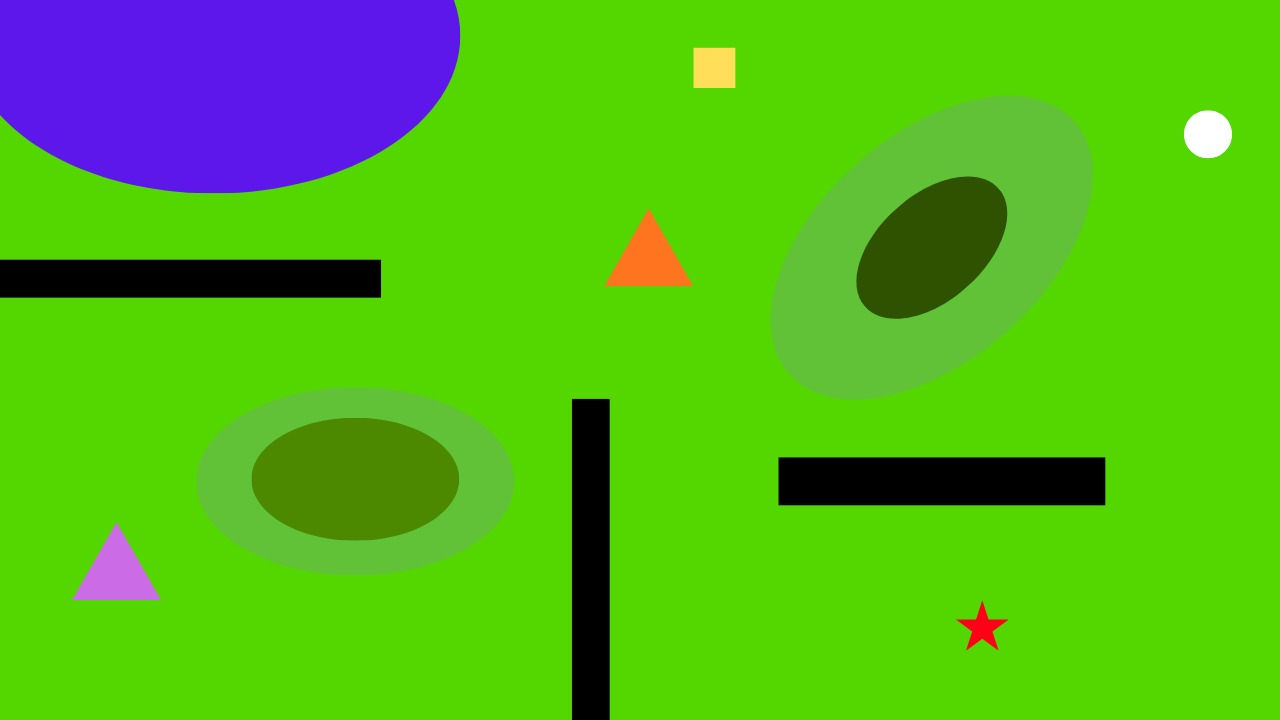
#> input picture Images/IMG-20260831-WA0025.jpg, 1280 x 720 px
$ python Interpretter2.py
#> lines starting #> are read from the running program, lines starting #| are printed output that depends on the picture; after the words box and inside, x2 and y2 are one past the last pixel; in counts of white or black regions, pixels touching at a corner belong together
### palette.py
"""
palette.py — turn a JPEG-noisy image into clean class labels.

The input images are drawings saved as JPEG. JPEG compression smears
colours, so a drawing that should contain ~10 flat colours actually
contains thousands of near-duplicates. Exact colour matching fails.

Instead we list the true colours, then relabel every pixel as whichever
listed colour it sits closest to. Edge and compression noise gets
absorbed into whichever region it is nearest.
"""

import numpy as np

# Each class maps to the raw RGB values that belong to it.
# A class can own several colours - light green appears both as plain
# green and as a paler variant near the large ellipses.
CLASS_COLOURS = {
    "light_green": [(84, 215, 0), (97, 194, 55)],
    "mid_green":   [(76, 137, 0)],
    "dark_green":  [(47, 82, 0)],
    "blue":        [(93, 23, 235)],
    "black":       [(0, 0, 0)],
    "orange":      [(255, 116, 31)],
    "purple":      [(203, 107, 230)],
    "red":         [(251, 2, 23)],
    "yellow":      [(255, 222, 89)],
    "white":       [(255, 255, 255)],
}

# Class names in a fixed order. A pixel's label is an index into this
# list, so the order must stay stable once you save any output.
CLASSES = list(CLASS_COLOURS.keys())
CLASS_INDEX = {name: i for i, name in enumerate(CLASSES)}

# Flatten the dictionary into two parallel arrays:
#   REF_COLOURS[i] is a raw RGB value
#   REF_LABELS[i]  is the class that colour belongs to
_refs, _labels = [], []
for name, colours in CLASS_COLOURS.items():
    for c in colours:
        _refs.append(c)
        _labels.append(CLASS_INDEX[name])

REF_COLOURS = np.array(_refs, dtype=np.int32)     # (R, 3)
REF_LABELS = np.array(_labels, dtype=np.uint8)    # (R,)

# Terrain properties, used later for path cost and elevation reporting.
SPEED = {"light_green": 20.0, "mid_green": 15.0, "dark_green": 10.0}
LEVEL = {"light_green": 0, "mid_green": 1, "dark_green": 2}

CASUALTY_COLOURS = ("red", "yellow", "white")
SEVERITY = {"red": 3, "yellow": 2, "white": 1}


def snap(img):
    """Relabel every pixel as its nearest reference colour's class.

    img     : (H, W, 3) uint8 array in RGB order
    returns : (H, W) uint8 array of class indices into CLASSES
    """
    if img.ndim != 3 or img.shape[2] != 3:
        raise ValueError(f"expected an (H, W, 3) RGB image, got {img.shape}")

    h, w, _ = img.shape

    # Cast to int32 before subtracting. In uint8, 84 - 215 wraps around
    # to 125 instead of going negative, which would silently corrupt
    # every distance we compute.
    flat = img.reshape(-1, 1, 3).astype(np.int32)          # (N, 1, 3)

    # Squared distance from each pixel to each reference colour.
    # Broadcasting (N,1,3) against (1,R,3) gives (N,R,3), summed to (N,R).
    # We skip the square root: the nearest colour by squared distance is
    # the same one as by true distance, so it would be wasted work.
    dist = ((flat - REF_COLOURS.reshape(1, -1, 3)) ** 2).sum(axis=2)

    nearest = dist.argmin(axis=1)                           # (N,)
    return REF_LABELS[nearest].reshape(h, w)


# [35 lines left out: functions snap_in_chunks, to_rgb, summarise, not called in this run]

### casualties.py

import cv2
import numpy as np
from palette import CLASS_INDEX, SEVERITY, LEVEL, CASUALTY_COLOURS


MIN_AREA = 80

AGE_SCORE = {"circle": 3, "square": 2, "star": 1}
AGE_GROUP = {"circle": "children", "square": "senior", "star": "adult"}

TERRAIN = ("light_green", "mid_green", "dark_green")


def classify_shape(contour, area):
    """Return 'circle', 'square' or 'star' for one blob outline."""
    perimeter = cv2.arcLength(contour, closed=True)
    if perimeter == 0:
        return "circle"

    hull_area = cv2.contourArea(cv2.convexHull(contour))
    solidity = area / hull_area if hull_area > 0 else 1.0
    circularity = 4 * np.pi * area / (perimeter ** 2)


    if solidity < 0.75:
        return "star"


    return "circle" if circularity > 0.87 else "square"


def terrain_under(labels, blob_mask):
    """Which terrain a blob is standing on, judged by the ring around it."""
    kernel = np.ones((9, 9), np.uint8)
    grown = cv2.dilate(blob_mask, kernel, iterations=2)
    ring = (grown > 0) & (blob_mask == 0)

    best_name, best_count = "light_green", 0
    for name in TERRAIN:
        count = int(((labels == CLASS_INDEX[name]) & ring).sum())
        if count > best_count:
            best_name, best_count = name, count
    return best_name


def find_casualties(labels):
    """Return a list of dicts, one per casualty."""
    found = []

    for colour in CASUALTY_COLOURS:
        colour_mask = (labels == CLASS_INDEX[colour]).astype(np.uint8)

        colour_mask = cv2.morphologyEx(
            colour_mask, cv2.MORPH_CLOSE, np.ones((3, 3), np.uint8))

        n, comp, stats, centroids = cv2.connectedComponentsWithStats(
            colour_mask, connectivity=8)


        for i in range(1, n):
            area = int(stats[i, cv2.CC_STAT_AREA])
            if area < MIN_AREA:
                continue

            blob = (comp == i).astype(np.uint8)
            contours, _ = cv2.findContours(
                blob, cv2.RETR_EXTERNAL, cv2.CHAIN_APPROX_SIMPLE)
            if not contours:
                continue

            shape = classify_shape(max(contours, key=cv2.contourArea), area)
            terrain = terrain_under(labels, blob)

            severity = SEVERITY[colour]
            age = AGE_SCORE[shape]

            found.append({
                "colour": colour,
                "shape": shape,
                "age_group": AGE_GROUP[shape],
                "severity_score": severity,
                "age_score": age,
                "priority": severity * age,
                "x": int(round(centroids[i][0])),
                "y": int(round(centroids[i][1])),
                "level": LEVEL[terrain],
                "area": area,
            })

    return found


def find_marker(labels, colour):
    """Centre of the orange or purple triangle."""
    m = (labels == CLASS_INDEX[colour]).astype(np.uint8)
    n, comp, stats, centroids = cv2.connectedComponentsWithStats(m, 8)
    if n < 2:
        raise ValueError(f"no {colour} marker found")


    best = 1 + int(np.argmax(stats[1:, cv2.CC_STAT_AREA]))
    return int(round(centroids[best][0])), int(round(centroids[best][1]))

### Interpretter2.py
import cv2, json
from palette import snap
from casualties import find_casualties, find_marker

img = cv2.cvtColor(cv2.imread("Images/IMG-20260831-WA0025.jpg"), cv2.COLOR_BGR2RGB)
labels = snap(img)

people = find_casualties(labels)
#> the loop in find_casualties, `for colour in CASUALTY_COLOURS:` made 3 passes
#> (n, stats, centroids) on passes 1, 3: (2, [[0, 0, 1280, 720, 920810], [959, 604, 47, 45, 790]], [[639.2, 359.3], [981.8, 627.7]]), (2, [[0, 0, 1280, 720, 919820], [1184, 111, 48, 47, 1780]], [[638.4, 359.9], [1207.5, 133.8]])
#> n on pass 2: 31
#> pass 1, in find_casualties, `colour_mask = (labels == CLASS_INDEX[colour]).astype(np.uint8)`:
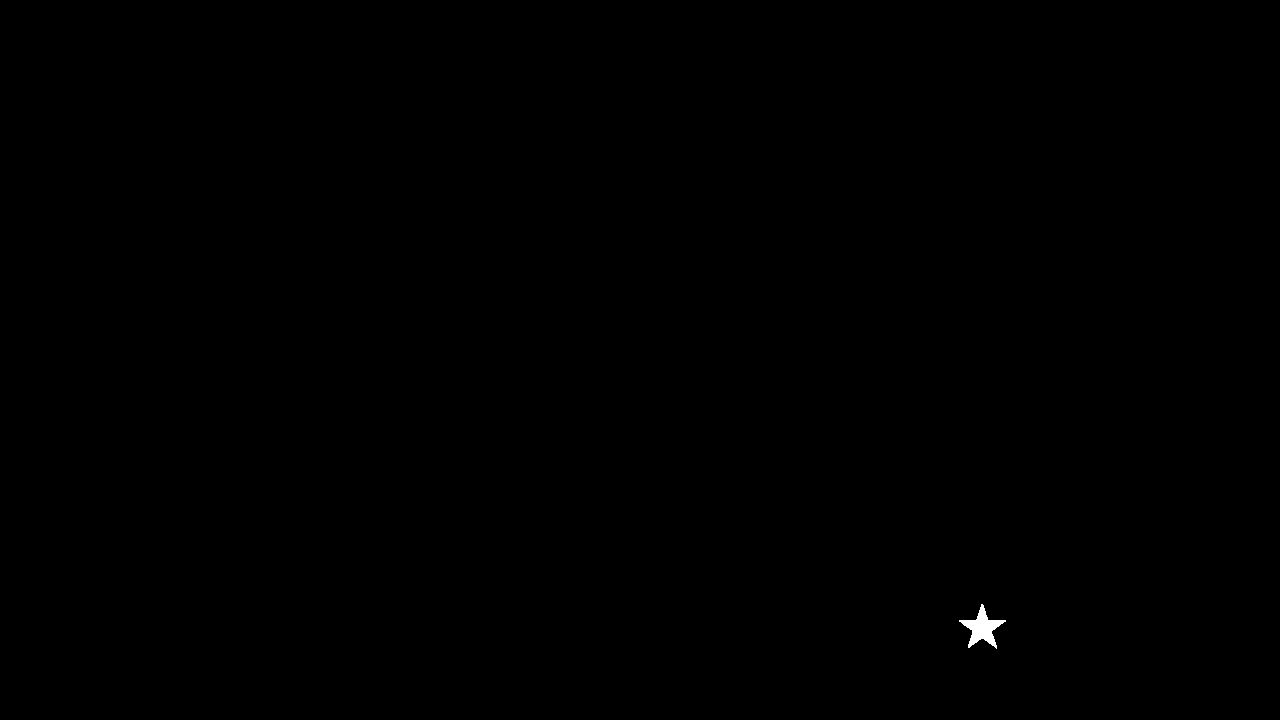
#> colour_mask: shape (720, 1280); values 0 (black) and 1 (white), 0.09% white; 1 white region, box (x1, y1, x2, y2) and area: (959, 604, 1006, 649) 790
#> pass 1, in terrain_under, `grown = cv2.dilate(blob_mask, kernel, iterations=2)`:
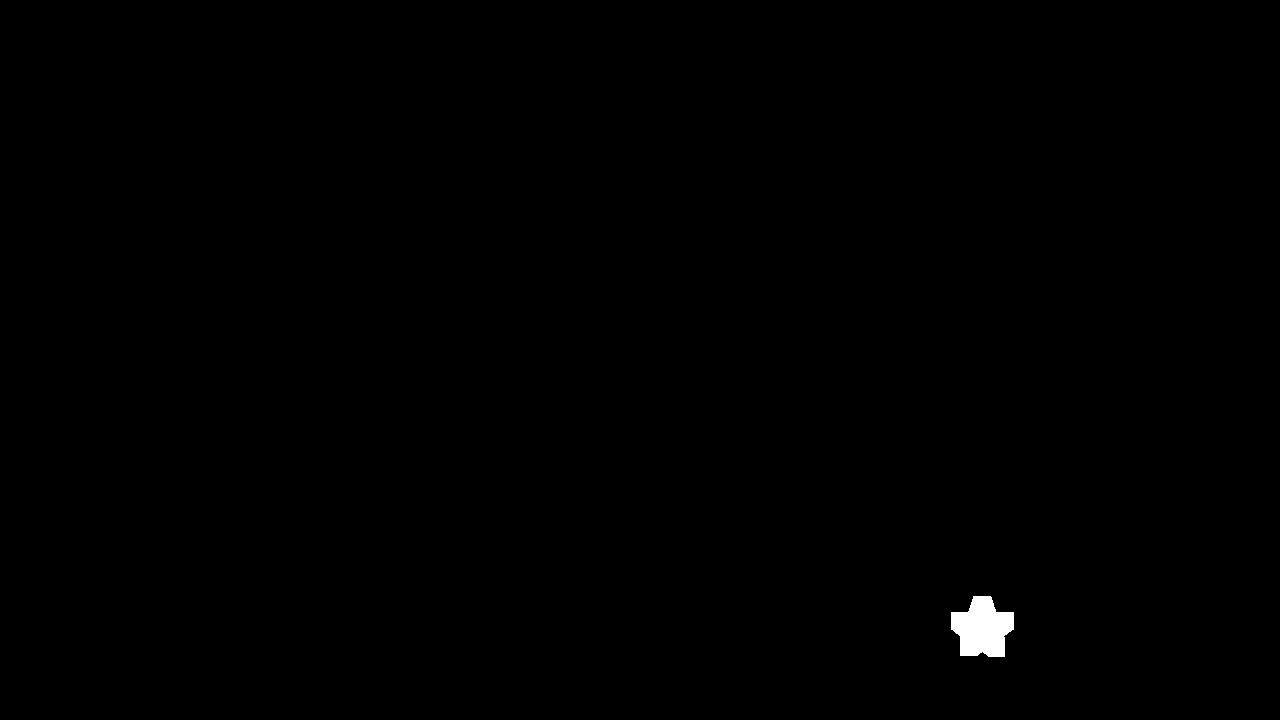
#> grown: shape (720, 1280); values 0 (black) and 1 (white), 0.29% white; 1 white region, box (x1, y1, x2, y2) and area: (951, 596, 1014, 657) 2713
#> after the loop in find_casualties, `for colour in CASUALTY_COLOURS:`:
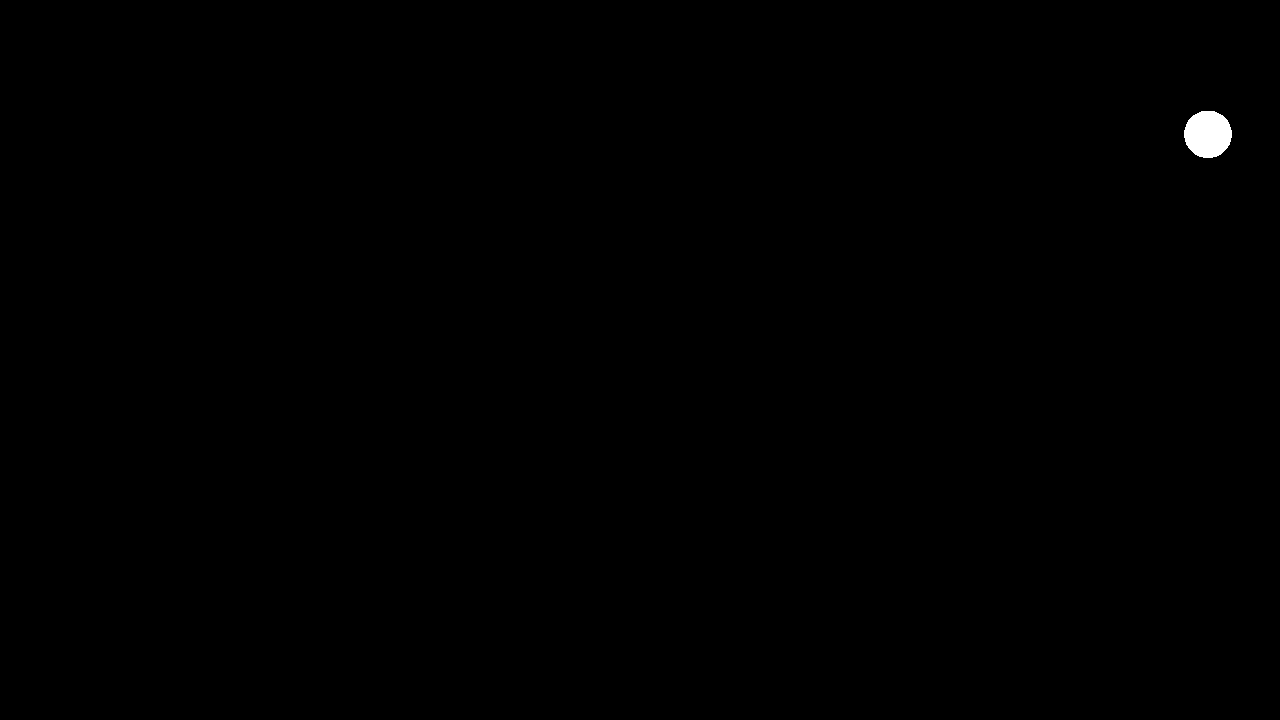
#> blob: shape (720, 1280); values 0 (black) and 1 (white), 0.19% white; 1 white region, box (x1, y1, x2, y2) and area: (1184, 111, 1232, 158) 1780
#> after the loop in find_casualties, `for colour in CASUALTY_COLOURS:`: found = 3 items
#> people = 3 items
start = find_marker(labels, "orange")
#> in find_marker, `m = (labels == CLASS_INDEX[colour]).astype(np.uint8)`: m: shape (720, 1280); values 0 (black) and 1 (white), 0.38% white; 31 white regions (30 under 20 px), largest, box (x1, y1, x2, y2) and area: (606, 210, 692, 286) 3412
#> in find_marker, `n, comp, stats, centroids = cv2.connectedComponentsWithStats(m, 8)`: comp: shape (720, 1280) int32; 32 distinct labels, from 0 to 31
#> in find_marker, `n, comp, stats, centroids = cv2.connectedComponentsWithStats(m, 8)`: n = 32; stats = 32 rows, first 6: [0, 0, 1280, 720, 918120], [606, 210, 86, 76, 3412], [983, 603, 1, 2, 2], [980, 604, 1, 3, 3], [985, 609, 1, 2, 2], [978, 610, 1, 3, 3]; centroids = 32 pairs, first value 639.4 to 1003, second value 259.7 to 647
#> in find_marker, `best = 1 + int(np.argmax(stats[1:, cv2.CC_STAT_AREA]))`: best = 1
#> start = (648, 260)
goal = find_marker(labels, "purple")
#> call 2 of find_marker, with colour = 'purple'
#> in find_marker (call 2), `m = (labels == CLASS_INDEX[colour]).astype(np.uint8)`:
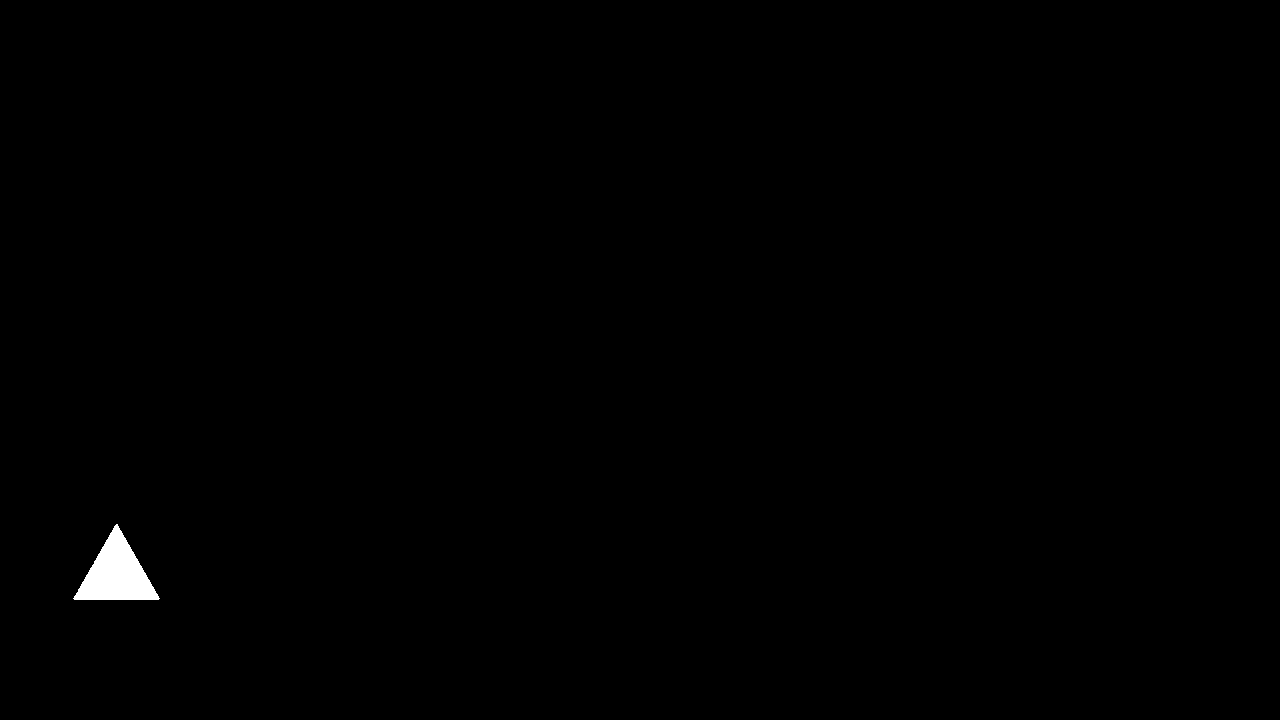
#> m: shape (720, 1280); values 0 (black) and 1 (white), 0.37% white; 1 white region, box (x1, y1, x2, y2) and area: (73, 524, 160, 600) 3405
#> in find_marker (call 2), `n, comp, stats, centroids = cv2.connectedComponentsWithStats(m, 8)`: n = 2; stats = [[0, 0, 1280, 720, 918195], [73, 524, 87, 76, 3405]]; centroids = [[641.4, 358.7], [116.1, 573.7]]
#> goal = (116, 574)

print(f"start {start}   goal {goal}   casualties {len(people)}")
#| start (648, 260)   goal (116, 574)   casualties 3
print(f"{'CASUALTY':18s} {'PRI':>4s} {'COORDS':>12s} {'LVL':>4s} {'AREA':>6s}")
for c in sorted(people, key=lambda c: -c["priority"]):
    print(f"{c['colour'] + ' ' + c['shape']:18s} {c['priority']:4d} "
          f"{str((c['x'], c['y'])):>12s} {c['level']:4d} {c['area']:6d}")
#> this loop made 3 passes
#| yellow square         4    (714, 68)    0   1640
#| red star              3   (982, 628)    0    790
#| white circle          3  (1208, 134)    0   1780
